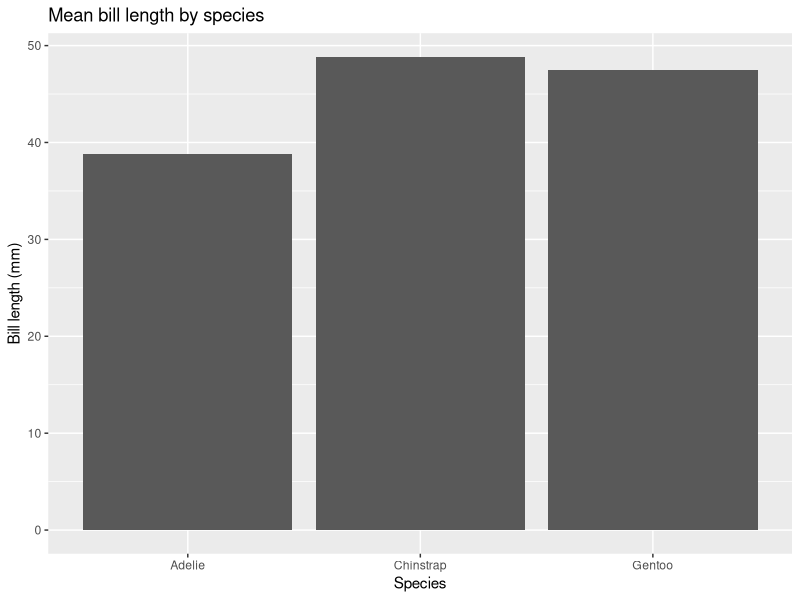
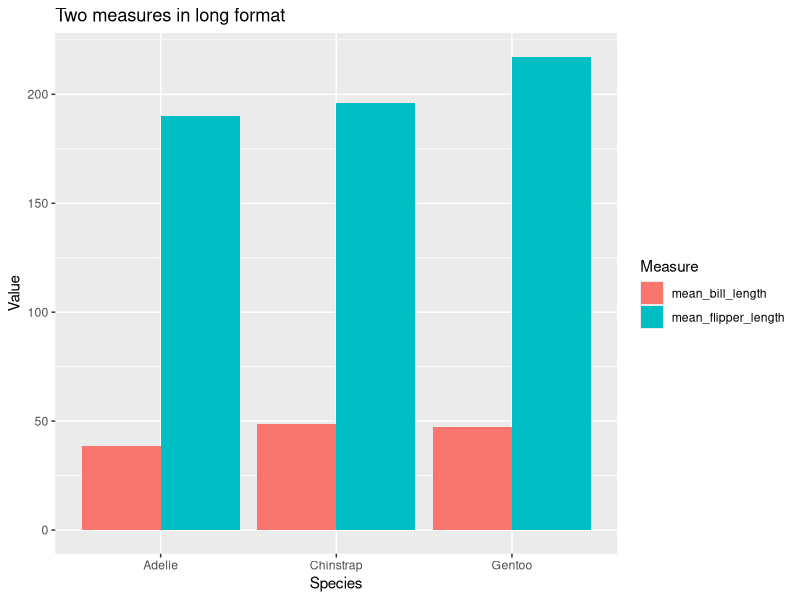
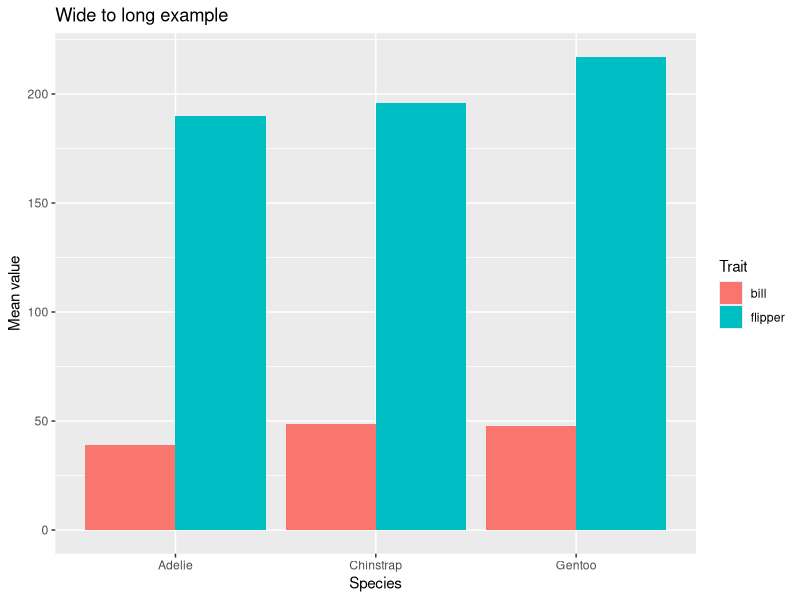

Source code (R) for these figures, in order:
############################################################
# TIDYR – INTRODUZIONE A pivot_longer() e pivot_wider()
# Script introduttivo con esempio grafico
############################################################

library(tidyverse)
library(palmerpenguins)

data(penguins)

# Guardiamo rapidamente il dataset
glimpse(penguins)


############################################################
# 1) IDEA DI BASE
############################################################

# In generale:
#
# formato wide (largo):
# - una variabile distribuita su più colonne
#
# formato long (lungo):
# - una colonna contiene il nome della variabile
# - una colonna contiene il valore
#
# Spesso ggplot2 lavora molto bene con dati in formato long


############################################################
# 2) CREIAMO UN PICCOLO DATASET RIASSUNTIVO
############################################################

# Calcoliamo, per ogni specie, la media di due variabili
# in modo da avere un dataset semplice da trasformare

penguins_summary <- penguins |>
  group_by(species) |>
  summarise(
    mean_bill_length = mean(bill_length_mm, na.rm = TRUE),
    mean_flipper_length = mean(flipper_length_mm, na.rm = TRUE)
  )

penguins_summary

# Questo è un classico formato WIDE:
# una riga per specie
# due misure in due colonne separate


############################################################
# 3) GRAFICO CON DATI IN FORMATO WIDE
############################################################

# Possiamo fare un grafico, ma dobbiamo scegliere
# una variabile per volta

ggplot(penguins_summary, aes(x = species, y = mean_bill_length)) +
  geom_col() +
  labs(
    title = "Mean bill length by species",
    y = "Bill length (mm)",
    x = "Species"
  )

# Se vogliamo rappresentare anche mean_flipper_length
# nello stesso schema, il formato wide è meno comodo


############################################################
# 4) PIVOT_LONGER
############################################################

# pivot_longer() trasforma più colonne in due colonne:
# - una con il nome della variabile
# - una con il valore

penguins_long <- penguins_summary |>
  pivot_longer(
    cols = c(mean_bill_length, mean_flipper_length),
    names_to = "measure",
    values_to = "value"
  )

penguins_long

# Ora i dati sono in formato LONG:
# species = gruppo
# measure = nome della misura
# value = valore numerico


############################################################
# 5) GRAFICO CON DATI IN FORMATO LONG
############################################################

# Ora possiamo usare una sola struttura dati
# e distinguere le misure con il colore

ggplot(penguins_long, aes(x = species, y = value, fill = measure)) +
  geom_col(position = "dodge") +
  labs(
    title = "Two measures in long format",
    x = "Species",
    y = "Value",
    fill = "Measure"
  )

# Questo è uno dei motivi per cui il formato long
# è spesso molto utile: rende i grafici più flessibili


############################################################
# 6) PIVOT_WIDER
############################################################

# pivot_wider() fa il contrario:
# trasforma il formato long di nuovo in wide

penguins_long |>
  pivot_wider(
    names_from = measure,
    values_from = value
  )

# Quindi:
# pivot_longer()  -> da wide a long
# pivot_wider()   -> da long a wide


############################################################
# 7) ESEMPIO ANCORA PIÙ INTUITIVO
############################################################

# Costruiamo un piccolo dataset "a mano"
# per vedere meglio cosa succede

dati_wide <- data.frame(
  species = c("Adelie", "Gentoo", "Chinstrap"),
  bill = c(38.8, 47.5, 48.8),
  flipper = c(190, 217, 196)
)

dati_wide

# Formato wide:
# una colonna per bill
# una colonna per flipper

dati_long <- dati_wide |>
  pivot_longer(
    cols = c(bill, flipper),
    names_to = "trait",
    values_to = "mean_value"
  )

dati_long

# Grafico del formato long
ggplot(dati_long, aes(x = species, y = mean_value, fill = trait)) +
  geom_col(position = "dodge") +
  labs(
    title = "Wide to long example",
    x = "Species",
    y = "Mean value",
    fill = "Trait"
  )


############################################################
# 8) PICCOLO PROMEMORIA FINALE
############################################################

# pivot_longer():
# - utile quando tante colonne rappresentano livelli
#   della stessa idea o misura
# - spesso prepara bene i dati per ggplot2
#
# pivot_wider():
# - utile quando vogliamo riportare i dati in formato tabellare largo
#
# Regola pratica:
# se i nomi delle colonne contengono valori di una variabile,
# spesso conviene usare pivot_longer()


############################################################
# 9) MINI ESERCIZI
############################################################

### ESERCIZIO 1
# Trasformare penguins_summary da wide a long

### ESERCIZIO 2
# Fare un grafico a barre del dataset long
# con species sull'asse x e value sull'asse y

### ESERCIZIO 3
# Trasformare di nuovo penguins_long in wide

### ESERCIZIO 4
# Creare un dataset riassuntivo con tre misure:
# mean_bill_length, mean_bill_depth, mean_body_mass
# e poi trasformarlo in long
